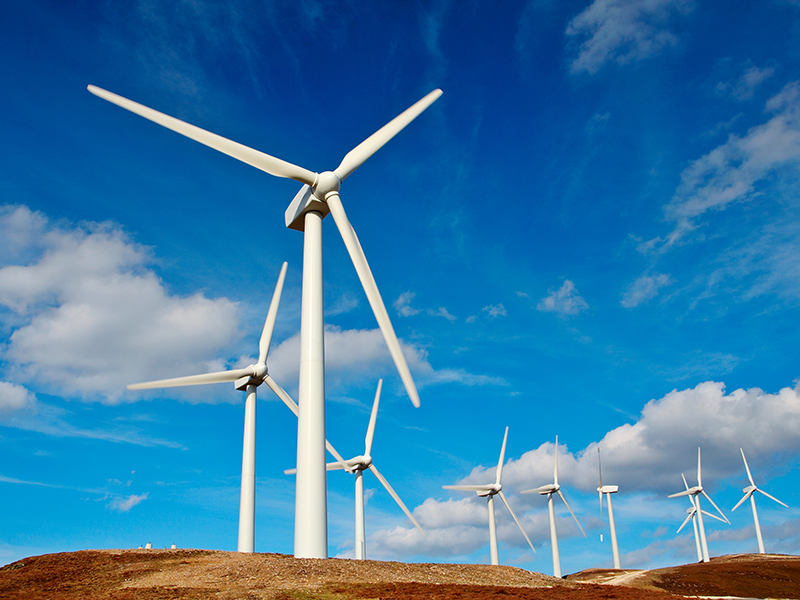
#> input picture kadai_10/resource/original.png, 800 x 600 px
$ python kadai_10.py   (older library calls are emulated)
#> lines starting #> are read from the running program, lines starting #| are printed output that depends on the picture
# 課題10 画像のエッジ抽出
# エッジ抽出を体験せよ.

# --------------------------------------------
# インポート
# --------------------------------------------

# OpenCV 読み込み
import cv2
# Numpy 読み込み
import numpy as np
# MatPlotLib 読み込み
from matplotlib import pyplot as plt
from mpl_toolkits.axes_grid1 import make_axes_locatable

# --------------------------------------------
# 関数
# --------------------------------------------

# OpenCVのグレースケール画像をMatplotlibで表示する
def image_show(orig_img):
    # 解像度
    resolution = 72
    # figure作成
    fig = plt.figure(figsize=(orig_img.shape[1] / resolution, orig_img.shape[0] / resolution), dpi=resolution)
    # figure内にaxis追加
    ax = plt.subplot(111)
    # axisに画像を表示する
    im = ax.imshow(orig_img, cmap="gray")
    # axisに図を追加できるように
    divider = make_axes_locatable(ax)
    # axisの右に、2％の大きさの図を0.1インチの隙間を空けて生成
    cax = divider.append_axes("right", size="2%", pad=0.1)
    # 作成した部分にカラーバーを生成
    fig.colorbar(im, cax=cax, orientation='vertical')
    plt.show()


# --------------------------------------------
# 処理
# --------------------------------------------

# ファイルから画像を読み込み
src_img = cv2.imread('resource/original.png')
#> src_img is the input picture: shape (600, 800, 3); mean B, G, R 166.9, 122.1, 54.8
gray_img = cv2.cvtColor(src_img, cv2.COLOR_BGR2GRAY)
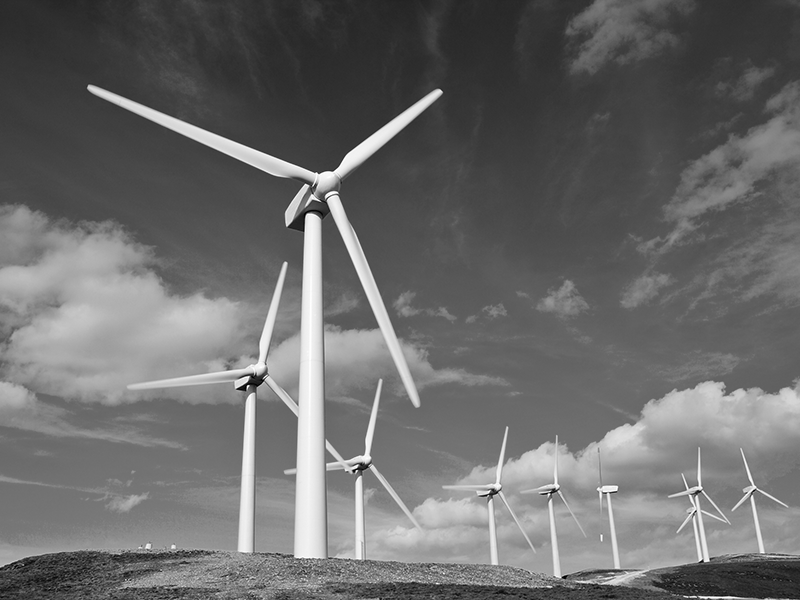
#> gray_img: shape (600, 800); min 0, max 255, mean 107.1

# グレー画像を表示して待機
image_show(gray_img)
#> in image_show, `plt.show()`:
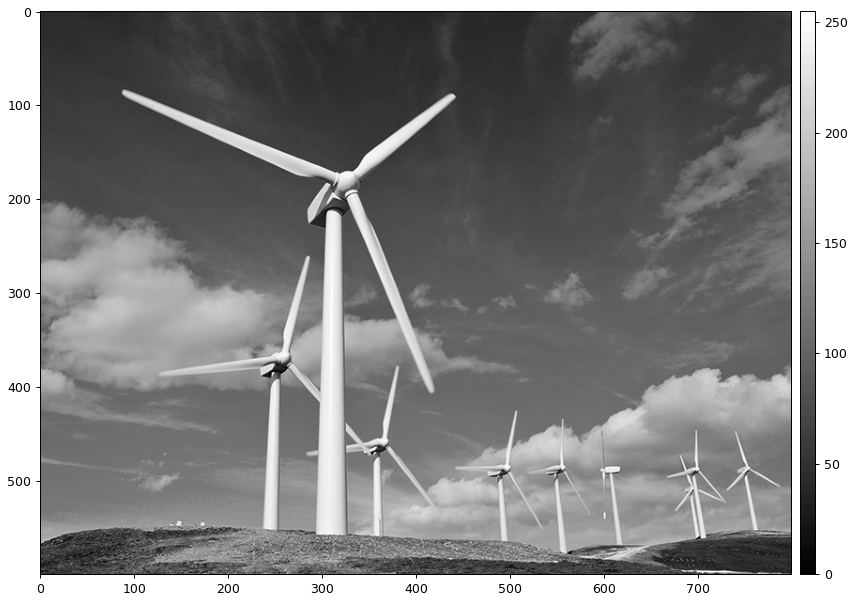
#> figure drawn by matplotlib, 2 panels
input("Displaying gray image. Hit Enter.\n")
#> the answer given: resource/original.png

# プレウィット法
# 画像をコピー
post_img = gray_img.copy()
# カーネル
kernel_x = np.array([[1, 0, -1],
                   [1, 0, -1],
                   [1, 0, -1]])
kernel_y = np.array([[1, 1, 1],
                   [0, 0, 0],
                   [-1, -1, -1]])
# フィルタ適用
img_x = cv2.filter2D(post_img, -1, kernel_x)
img_y = cv2.filter2D(post_img, -1, kernel_y)
# 画像を表示して待機
image_show(img_x+img_y)
input("Displaying prewitt image. Hit Enter.\n")
#> the answer given: resource/original.png


# ソベル法
# 画像をコピー
post_img = gray_img.copy()
# フィルタ適用
img_x = cv2.Sobel(post_img,cv2.CV_8U,1,0,ksize=3)
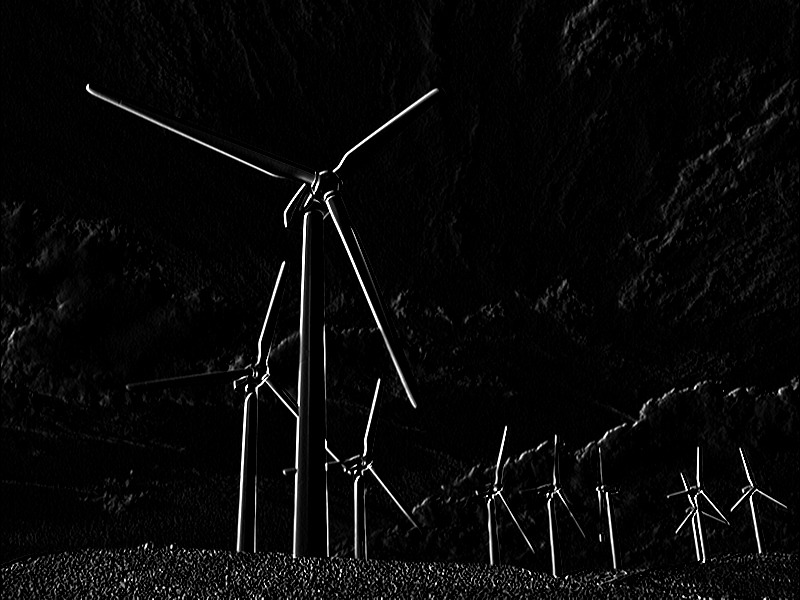
#> img_x: shape (600, 800); min 0, max 255, mean 8.4
img_y = cv2.Sobel(post_img,cv2.CV_8U,0,1,ksize=3)
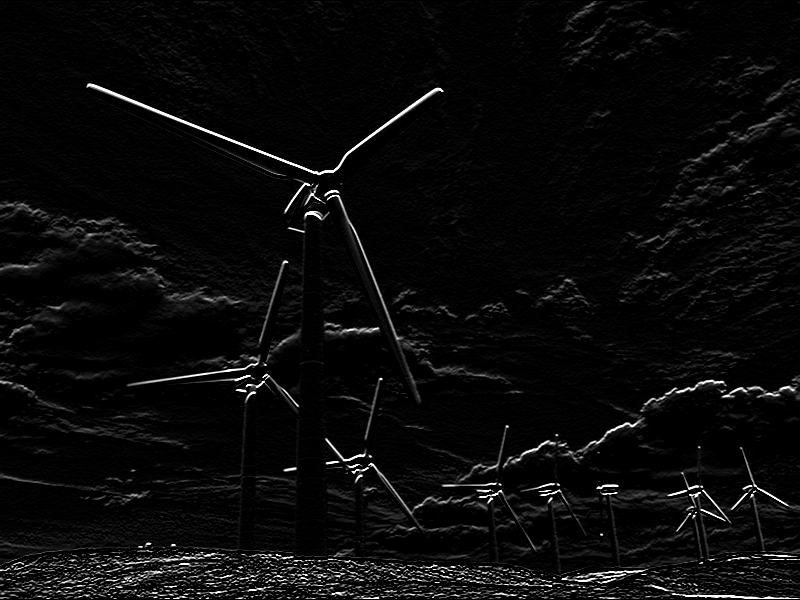
#> img_y: shape (600, 800); min 0, max 255, mean 9.9
# 画像を表示して待機
image_show(img_x+img_y)
#> in image_show (call 3), `plt.show()`:
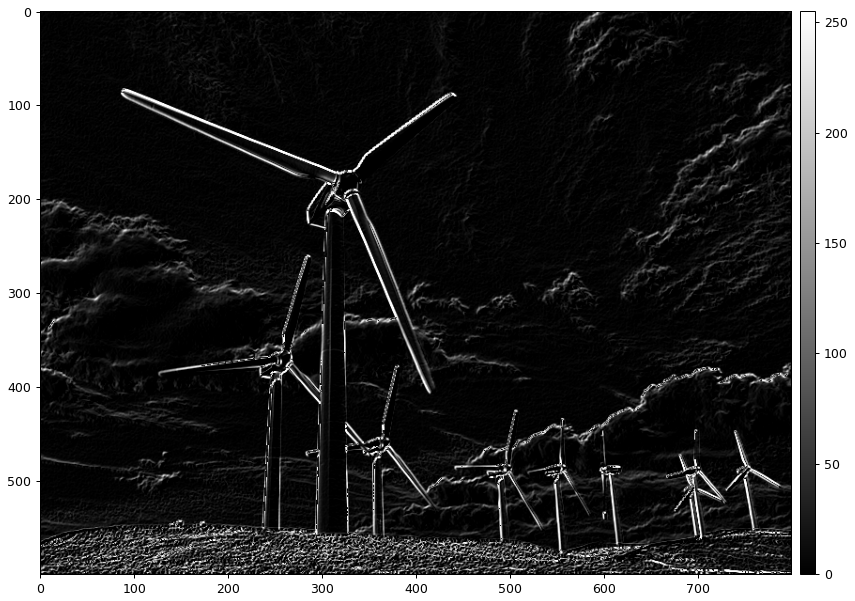
#> figure drawn by matplotlib, 2 panels
input("Displaying sobel image. Hit Enter.\n")
#> the answer given: resource/original.png

# キャニー法
# 画像をコピー
post_img = gray_img.copy()
# フィルタ適用
post_img = cv2.Canny(post_img, 100, 200)
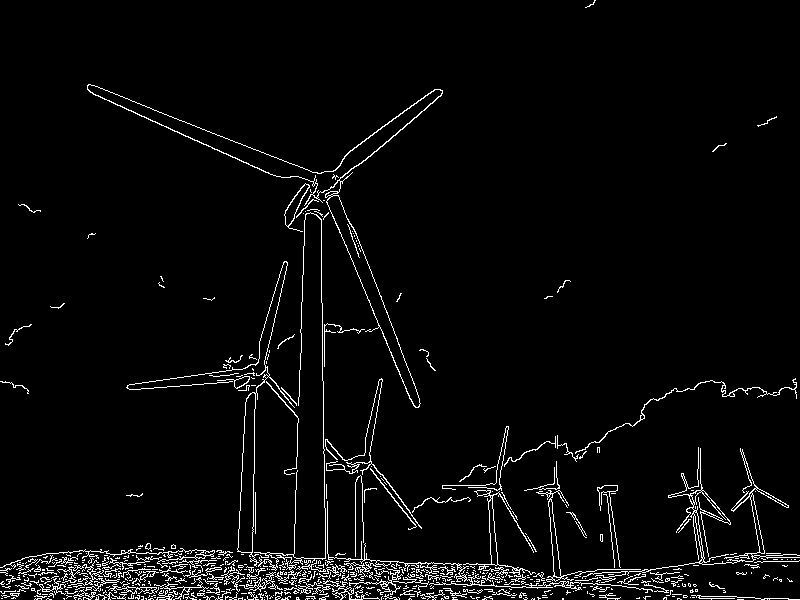
#> post_img: shape (600, 800); 3.7% white in thin lines or dots
# 画像を表示して待機
image_show(post_img)
#> in image_show (call 4), `plt.show()`:
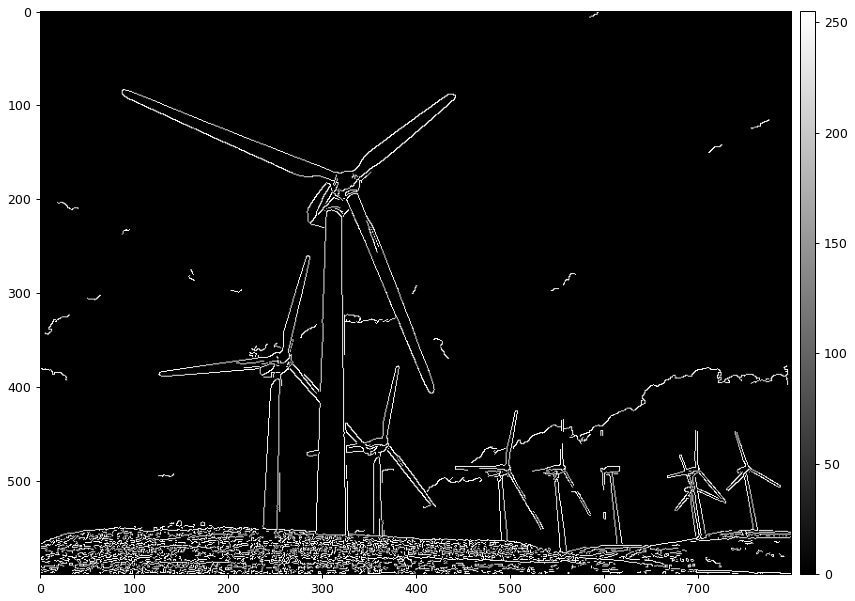
#> figure drawn by matplotlib, 2 panels
input("Displaying canny image. Hit Enter.\n")


# プログラム終了
quit()
#> (the program exits here)
